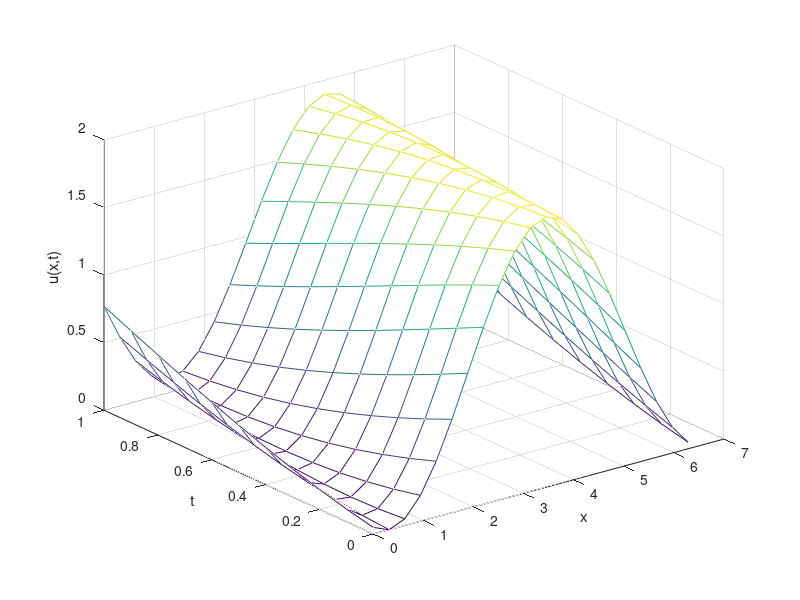

Write MATLAB code to recreate this figure.
 deltax=2*pi/20;
 deltat=0.1;
 a=1;
 N=6*pi/deltax+1;
 M=1/deltat+1;
 ulax=zeros(M,N);%Lax-Wendro?
 uwind=zeros(M,N);%Upwind
 ureal=zeros(M,N);%Analytical solution
 x0=-2*pi:deltax:4*pi;
 ulax(1,:)=1-cos(x0);
 uwind(1,:)=1-cos(x0);
 ureal(1,:)=1-cos(x0);
 lambda=deltat/deltax;
 
 for i=2:M
     for j=i:1:N-i+1
        ulax(i,j)=ulax(i-1,j)-a*lambda/2*(ulax(i-1,j+1)-ulax(i-1,j-1))+a^2*lambda^2/2*(ulax(i-1,j+1)-2*ulax(i-1,j)+ulax(i-1,j-1));
        
        uwind(i,j)=uwind(i-1,j)-a*lambda/2*(uwind(i-1,j+1)-uwind(i-1,j-1))+abs(a)*lambda/2*(uwind(i-1,j+1)-2*uwind(i-1,j)+uwind(i-1,j-1));
        
        ureal(i,j)=1-cos(-2*pi+(j-1)*deltax-a*i*deltat);
     end
 end
 ulax=ulax(:,20:40);%select data where x=0:deltax:2*pi
 uwind=uwind(:,20:40);
 ureal=ureal(:,20:40);
 
 k=1;
 L2lax=zeros(11,1);
 L2wind=zeros(11,1);
 for t=0:deltat:1
 L2lax(k)=sum(deltax*(ulax(k,:)).^2);
 L2wind(k)=sum(deltax*(uwind(k,:)).^2);
 k=k+1;
 end
 
 x1=0:deltax:2*pi;
 t1=0:deltat:1;
 [X,Y]=meshgrid(x1,t1);
 mesh(X,Y,uwind)
 xlabel('x')
 ylabel('t')
 zlabel('u(x,t)')
 
 
 